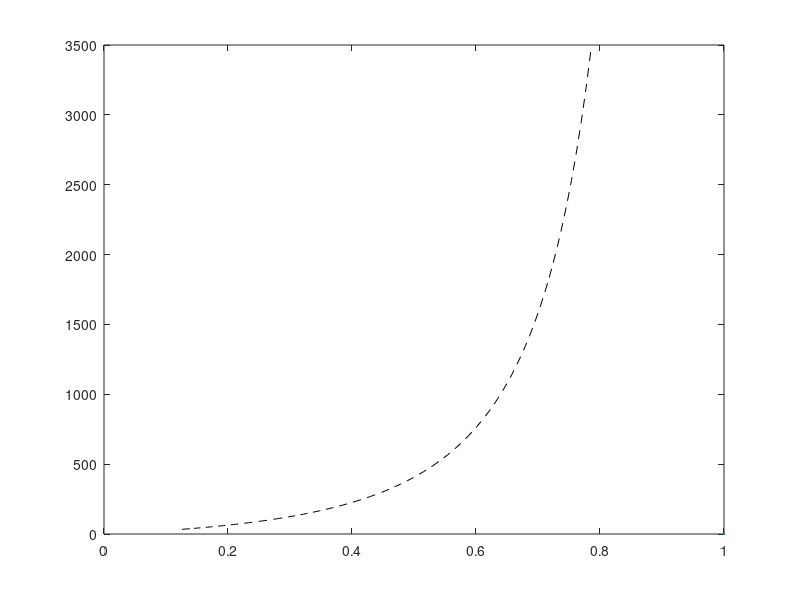

Recreate this plot in MATLAB. (Note: this script raises an error after producing the figure.)
dp = 10;
mu = 1;
r = 0.08:1e-3:0.2;
por = 1-pi*(r.^2/0.16);
K = 4*r.^2.*por.^3./(16*5.75*(1-por).^2);
expected = 9*mu*por./(2*K*dp);
actual = [64 272 130 695];
por2 = [0.803650459 0.558213533 0.693203842 0.398679531];


plot(1-por, expected, "k--", LineWidth=1)
hold on
scatter(1-por2, actual, "kx", Linewidth=5)
grid on
xlim([0.15 0.65]);
xlabel("Fibre volume fraction")
ylabel("Infiltration time (s)")


